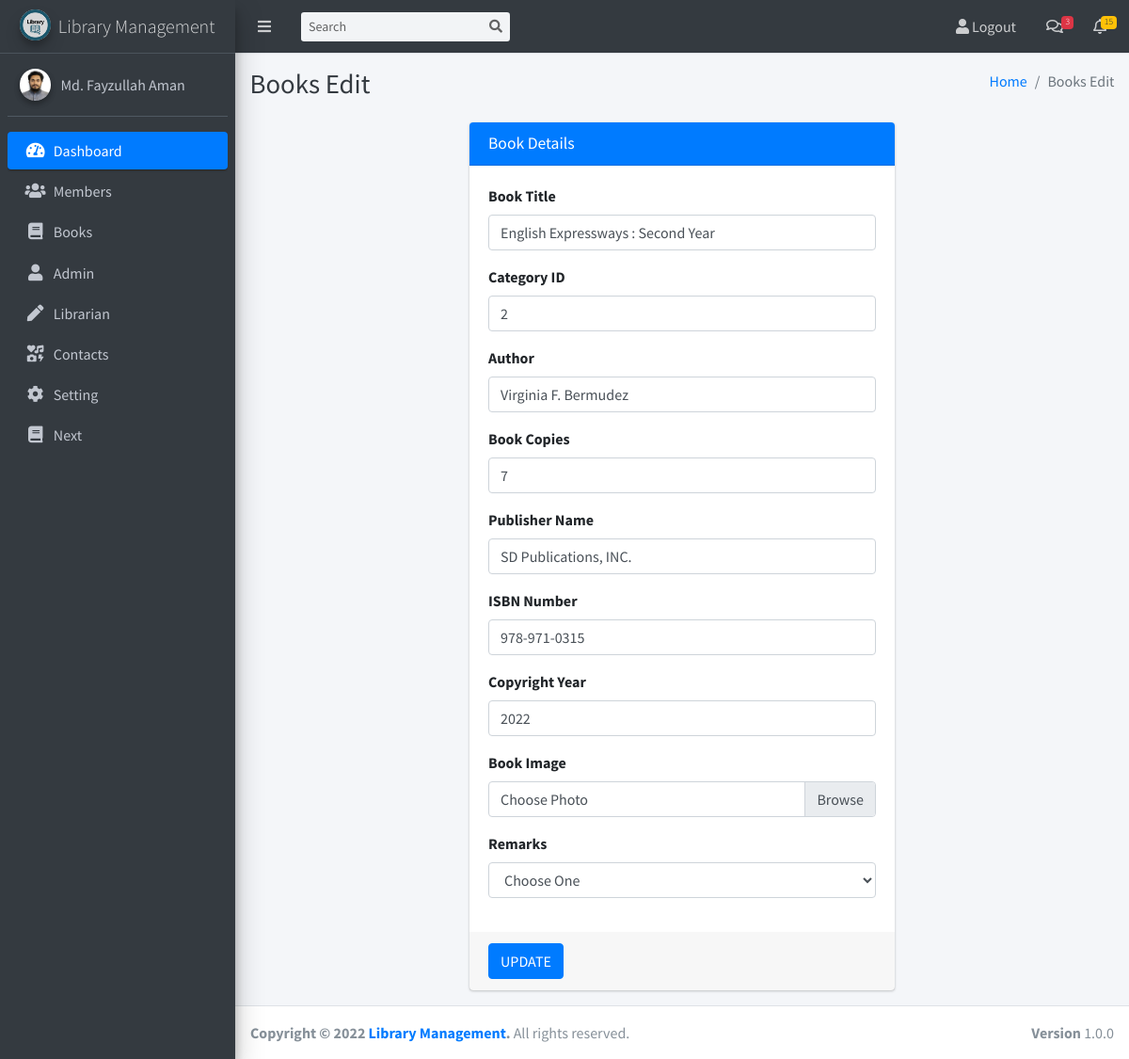
The page /books_edit.php?id=1 on the database its author committed.
### tables this page shows
CREATE TABLE `book` (
  `book_id` int(11) NOT NULL,
  `book_title` varchar(100) NOT NULL,
  `category_id` int(50) NOT NULL,
  `author` varchar(50) NOT NULL,
  `book_copies` int(11) NOT NULL,
  `publisher_name` varchar(100) NOT NULL,
  `isbn` varchar(50) NOT NULL,
  `copyright_year` int(11) NOT NULL,
  `book_image` varchar(100) NOT NULL,
  `date_added` timestamp NOT NULL DEFAULT current_timestamp(),
  `remarks` varchar(100) NOT NULL
);

### books_edit.php (the view, shortened to what this page needs)
<!DOCTYPE html>
<html lang="en">
<head>
  <link rel="stylesheet" href="plugins/fontawesome-free/css/all.min.css">
  <link rel="stylesheet" href="plugins/overlayScrollbars/css/OverlayScrollbars.min.css">
  <link rel="stylesheet" href="dist/css/adminlte.min.css">
</head>
<body class="hold-transition sidebar-mini layout-fixed layout-navbar-fixed layout-footer-fixed">
<div class="wrapper">
  <?php include("includes/top_bar.php")?>
 <?php include("includes/left_side_bar.php"); ?>
  <div class="content-wrapper">
    <div class="content-header">
      <div class="container-fluid">
        <div class="row mb-2">
          <div class="col-sm-6">
            <h1 class="m-0 text-dark">Books Edit</h1>
          </div>
          <div class="col-sm-6">
            <ol class="breadcrumb float-sm-right">
              <li class="breadcrumb-item"><a href="#">Home</a></li>
              <li class="breadcrumb-item active">Books Edit</li>
            </ol>
          </div>
        </div>
      </div>
    </div>
    <section class="content">
      <div class="container-fluid">
        <div class="row justify-content-center">
          <div class="col-md-6">
            <div class="card card-primary">
              <div class="card-header">
                <h3 class="card-title">Book Details</h3>
              </div>
<?php
  include_once("includes/db_config.php");
?>
<?php
   $id = $_GET['id'];
   $result = $db->query("SELECT * FROM book WHERE book_id='$id'");
   $row = $result->fetch_assoc();
?>
              <form role="form" action="" method="post">
                <div class="card-body">
                  <div class="form-group">
                    <label for="library_id">Book Title</label>
                    <input type="text" value="<?php echo $row['book_title']; ?>" name="title" class="form-control">
                  </div>
                  <div class="form-group">
                    <label for="fname">Category ID</label>
                    <input type="text" value="<?php echo $row['category_id']; ?>" name="category" class="form-control">
                  </div>
                  <div class="form-group">
                    <label for="lname">Author</label>
                    <input type="text" value="<?php echo $row['author']; ?>" name="author" class="form-control">
                  </div>
                  <div class="form-group">
                    <label for="contact">Book Copies</label>
                    <input type="text" value="<?php echo $row['book_copies']; ?>" name="copies" class="form-control">
                  </div>
                  <div class="form-group">
                    <label for="publisher">Publisher Name</label>
                    <input type="text" value="<?php echo $row['publisher_name']; ?>" name="pubname" class="form-control">
                  </div>
                  <div class="form-group">
                    <label for="isbn">ISBN Number</label>
                    <input type="text" value="<?php echo $row['isbn']; ?>" name="isbn" class="form-control">
                  </div>
                  <div class="form-group">
                    <label for="copyear">Copyright Year</label>
                    <input type="text" value="<?php echo $row['copyright_year']; ?>" name="copyear" class="form-control">
                  </div>
                  <div class="form-group">
                    <label for="image">Book Image</label>
                    <div class="input-group">
                      <div class="custom-file">
                        <label class="custom-file-label" for="exampleInputFile">Choose Photo</label>
                      </div>
                    </div>
                  </div>
                  <div class="form-group">
                    <label for="remarks">Remarks</label>
                    <select name="remarks" id="inputState" class="form-control">
                        <option selected disabled>Choose One</option>
                    </select>
                  </div>
                </div>
                <div class="card-footer">
                <button type="submit" name="update" class="btn btn-primary">UPDATE</button>
                </div>
              </form>
            </div>
          </div>
        </div>
      </div>
    </section>
  </div>
<?php include("includes/footer.php"); ?>
</div>
</body>
</html>

### rows shown on the page
book: title "English Expressways : Second Year", category "2", author "Virginia F. Bermudez", copies "7", pubname "SD Publications, INC.", isbn "978-971-0315", copyear "2022"
